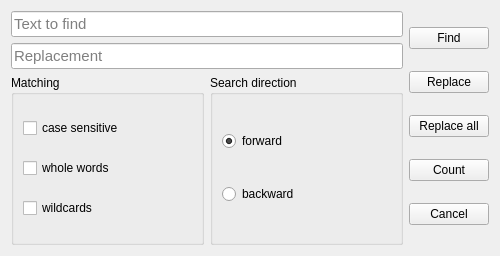
<?xml version="1.0" encoding="UTF-8"?>
<ui version="4.0">
 <class>RstPad::SearchReplaceDlg</class>
 <widget class="QDialog" name="RstPad::SearchReplaceDlg">
  <property name="geometry">
   <rect>
    <x>0</x>
    <y>0</y>
    <width>500</width>
    <height>256</height>
   </rect>
  </property>
  <property name="sizePolicy">
   <sizepolicy hsizetype="Preferred" vsizetype="Preferred">
    <horstretch>0</horstretch>
    <verstretch>0</verstretch>
   </sizepolicy>
  </property>
  <property name="windowTitle">
   <string>Search / replace</string>
  </property>
  <layout class="QHBoxLayout" name="horizontalLayout_2">
   <item>
    <layout class="QVBoxLayout" name="verticalLayout_4">
     <item>
      <widget class="QLineEdit" name="Text">
       <property name="font">
        <font>
         <pointsize>11</pointsize>
        </font>
       </property>
       <property name="text">
        <string/>
       </property>
       <property name="placeholderText">
        <string>Text to find</string>
       </property>
      </widget>
     </item>
     <item>
      <widget class="QLineEdit" name="Replacement">
       <property name="font">
        <font>
         <pointsize>11</pointsize>
        </font>
       </property>
       <property name="text">
        <string/>
       </property>
       <property name="placeholderText">
        <string>Replacement</string>
       </property>
      </widget>
     </item>
     <item>
      <layout class="QHBoxLayout" name="horizontalLayout">
       <item>
        <widget class="QGroupBox" name="MatchingBox">
         <property name="title">
          <string>Matching</string>
         </property>
         <layout class="QVBoxLayout" name="verticalLayout_2">
          <item>
           <widget class="QCheckBox" name="CaseSensitive">
            <property name="text">
             <string>case sensitive</string>
            </property>
           </widget>
          </item>
          <item>
           <widget class="QCheckBox" name="WholeWords">
            <property name="text">
             <string>whole words</string>
            </property>
           </widget>
          </item>
          <item>
           <widget class="QCheckBox" name="Wildcards">
            <property name="toolTip">
             <string>? - any one character, * - any string</string>
            </property>
            <property name="text">
             <string>wildcards</string>
            </property>
           </widget>
          </item>
         </layout>
        </widget>
       </item>
       <item>
        <widget class="QGroupBox" name="DirectionBox">
         <property name="title">
          <string>Search direction</string>
         </property>
         <layout class="QVBoxLayout" name="verticalLayout">
          <item>
           <widget class="QRadioButton" name="DirectionForward">
            <property name="text">
             <string>forward</string>
            </property>
            <property name="checked">
             <bool>true</bool>
            </property>
           </widget>
          </item>
          <item>
           <widget class="QRadioButton" name="DirectionBackward">
            <property name="text">
             <string>backward</string>
            </property>
           </widget>
          </item>
         </layout>
        </widget>
       </item>
      </layout>
     </item>
    </layout>
   </item>
   <item>
    <layout class="QVBoxLayout" name="verticalLayout_3">
     <item>
      <widget class="QPushButton" name="Find">
       <property name="text">
        <string>Find</string>
       </property>
       <property name="autoDefault">
        <bool>false</bool>
       </property>
      </widget>
     </item>
     <item>
      <widget class="QPushButton" name="Replace">
       <property name="enabled">
        <bool>true</bool>
       </property>
       <property name="text">
        <string>Replace</string>
       </property>
       <property name="autoDefault">
        <bool>false</bool>
       </property>
      </widget>
     </item>
     <item>
      <widget class="QPushButton" name="ReplaceAll">
       <property name="enabled">
        <bool>true</bool>
       </property>
       <property name="text">
        <string>Replace all</string>
       </property>
       <property name="autoDefault">
        <bool>false</bool>
       </property>
      </widget>
     </item>
     <item>
      <widget class="QPushButton" name="Count">
       <property name="text">
        <string>Count</string>
       </property>
       <property name="autoDefault">
        <bool>false</bool>
       </property>
      </widget>
     </item>
     <item>
      <widget class="QPushButton" name="Cancel">
       <property name="text">
        <string>Cancel</string>
       </property>
       <property name="autoDefault">
        <bool>false</bool>
       </property>
      </widget>
     </item>
    </layout>
   </item>
  </layout>
 </widget>
 <tabstops>
  <tabstop>Text</tabstop>
  <tabstop>Replacement</tabstop>
  <tabstop>Find</tabstop>
  <tabstop>Replace</tabstop>
  <tabstop>ReplaceAll</tabstop>
  <tabstop>Count</tabstop>
  <tabstop>Cancel</tabstop>
  <tabstop>CaseSensitive</tabstop>
  <tabstop>WholeWords</tabstop>
  <tabstop>Wildcards</tabstop>
  <tabstop>DirectionForward</tabstop>
  <tabstop>DirectionBackward</tabstop>
 </tabstops>
 <resources/>
 <connections/>
</ui>
